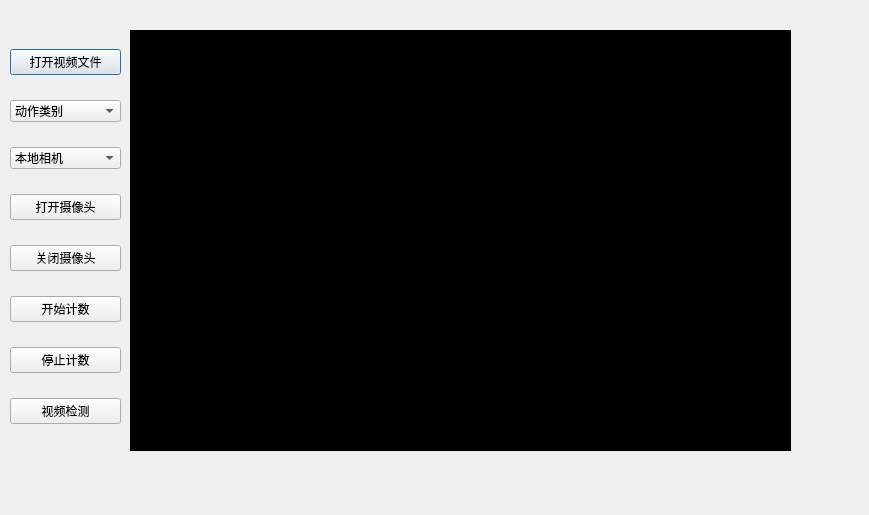
<?xml version="1.0" encoding="UTF-8"?>
<ui version="4.0">
 <class>MainWindow</class>
 <widget class="QDialog" name="MainWindow">
  <property name="geometry">
   <rect>
    <x>0</x>
    <y>0</y>
    <width>869</width>
    <height>515</height>
   </rect>
  </property>
  <property name="windowTitle">
   <string>Dialog</string>
  </property>
  <widget class="QLabel" name="label">
   <property name="geometry">
    <rect>
     <x>130</x>
     <y>30</y>
     <width>661</width>
     <height>421</height>
    </rect>
   </property>
   <property name="styleSheet">
    <string notr="true">background-color: rgb(0, 0, 0);</string>
   </property>
   <property name="text">
    <string>TextLabel</string>
   </property>
  </widget>
  <widget class="QWidget" name="verticalLayoutWidget">
   <property name="geometry">
    <rect>
     <x>10</x>
     <y>30</y>
     <width>111</width>
     <height>421</height>
    </rect>
   </property>
   <layout class="QVBoxLayout" name="verticalLayout">
    <item>
     <widget class="QPushButton" name="openvideo">
      <property name="text">
       <string>打开视频文件</string>
      </property>
     </widget>
    </item>
    <item>
     <widget class="QComboBox" name="action_category">
      <property name="toolTip">
       <string/>
      </property>
      <property name="editable">
       <bool>false</bool>
      </property>
      <property name="currentText">
       <string>动作类别</string>
      </property>
      <property name="currentIndex">
       <number>0</number>
      </property>
      <item>
       <property name="text">
        <string>动作类别</string>
       </property>
      </item>
      <item>
       <property name="text">
        <string>front_raise</string>
       </property>
      </item>
      <item>
       <property name="text">
        <string>pull_up</string>
       </property>
      </item>
      <item>
       <property name="text">
        <string>squat</string>
       </property>
      </item>
      <item>
       <property name="text">
        <string>bench_pressing</string>
       </property>
      </item>
      <item>
       <property name="text">
        <string>jump_jack</string>
       </property>
      </item>
      <item>
       <property name="text">
        <string>situp</string>
       </property>
      </item>
      <item>
       <property name="text">
        <string>push_up</string>
       </property>
      </item>
      <item>
       <property name="text">
        <string>pommelhorse</string>
       </property>
      </item>
     </widget>
    </item>
    <item>
     <widget class="QComboBox" name="camera">
      <property name="focusPolicy">
       <enum>Qt::WheelFocus</enum>
      </property>
      <property name="toolTipDuration">
       <number>-2</number>
      </property>
      <property name="layoutDirection">
       <enum>Qt::LeftToRight</enum>
      </property>
      <item>
       <property name="text">
        <string>本地相机</string>
       </property>
      </item>
      <item>
       <property name="text">
        <string>外置相机</string>
       </property>
      </item>
     </widget>
    </item>
    <item>
     <widget class="QPushButton" name="open_camera">
      <property name="text">
       <string>打开摄像头</string>
      </property>
     </widget>
    </item>
    <item>
     <widget class="QPushButton" name="close_camera">
      <property name="text">
       <string>关闭摄像头</string>
      </property>
     </widget>
    </item>
    <item>
     <widget class="QPushButton" name="start_conuting">
      <property name="text">
       <string>开始计数</string>
      </property>
     </widget>
    </item>
    <item>
     <widget class="QPushButton" name="stop_counting">
      <property name="text">
       <string>停止计数</string>
      </property>
     </widget>
    </item>
    <item>
     <widget class="QPushButton" name="video_detect">
      <property name="text">
       <string>视频检测</string>
      </property>
     </widget>
    </item>
   </layout>
  </widget>
 </widget>
 <resources/>
 <connections/>
</ui>
